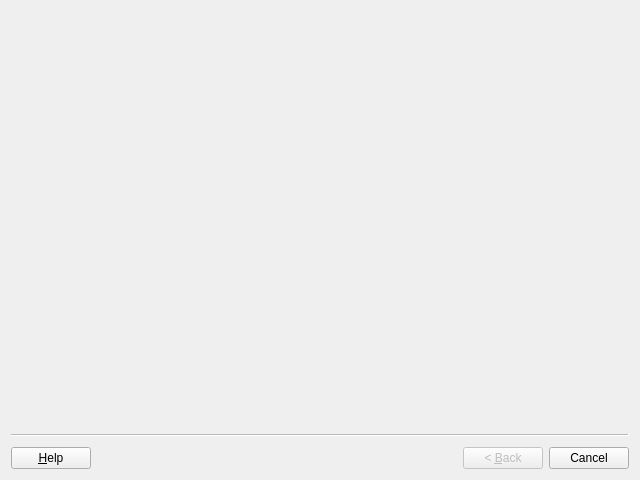
<?xml version="1.0" encoding="UTF-8"?>
<ui version="4.0">
 <class>MainWizard</class>
 <widget class="QWizard" name="MainWizard">
  <property name="geometry">
   <rect>
    <x>0</x>
    <y>0</y>
    <width>640</width>
    <height>480</height>
   </rect>
  </property>
  <property name="windowTitle">
   <string>Code Listing Generator</string>
  </property>
  <property name="windowIcon">
   <iconset resource="CodeListingGenerator.qrc">
    <normaloff>:/main/CodeListingGenerator.png</normaloff>:/main/CodeListingGenerator.png</iconset>
  </property>
  <property name="options">
   <set>QWizard::HaveHelpButton</set>
  </property>
 </widget>
 <resources>
  <include location="CodeListingGenerator.qrc"/>
 </resources>
 <connections/>
</ui>
